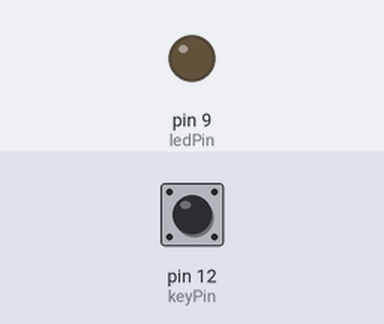
A sketch run on a simulated Arduino Uno, built with avr-gcc and run on an emulated ATmega328P. Shown: output pins drawn as LEDs (lit = HIGH). Inputs (shaded band) come from the test bench; at power-on: pin 12 (keyPin) LOW.

Above: at 1.2 s.
1.3 s: pin 12 (keyPin) pulled HIGH for 0.15 s
At 1.37 s:
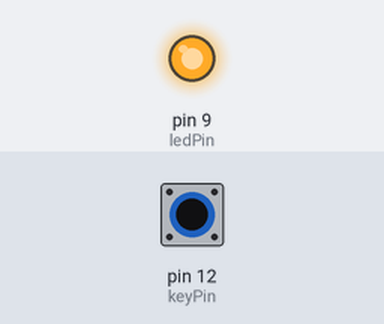
2.9 s: pin 12 (keyPin) pulled HIGH for 3.2 s
At 7.4 s:
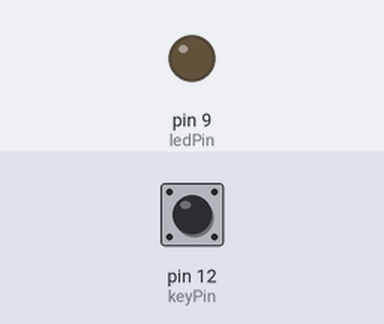
Timing chart, 0 to 8.9 s (numbered marks = the images above; inputs shaded):
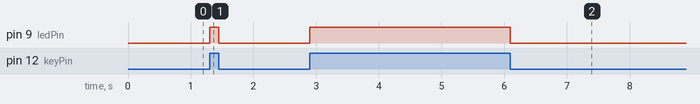

The sketch:

sketch_jan04a.ino
```cpp
const int keyPin = 12;
const int ledPin = 9;


void setup() {
  // put your setup code here, to run once:
  pinMode(keyPin, INPUT);
  pinMode(ledPin, OUTPUT);
}

void loop() {
  // put your main code here, to run repeatedly:
  if (digitalRead(keyPin) == HIGH) {
    digitalWrite(ledPin, HIGH);
  }
  else {
    digitalWrite(ledPin, LOW);
  }
}
```

Measured:
- after the input at 1.3 s, pin 9 (ledPin): LOW → HIGH at once, → LOW 0.15 s later
- after the input at 2.9 s, pin 9 (ledPin): LOW → HIGH at once, → LOW 3.2 s later
